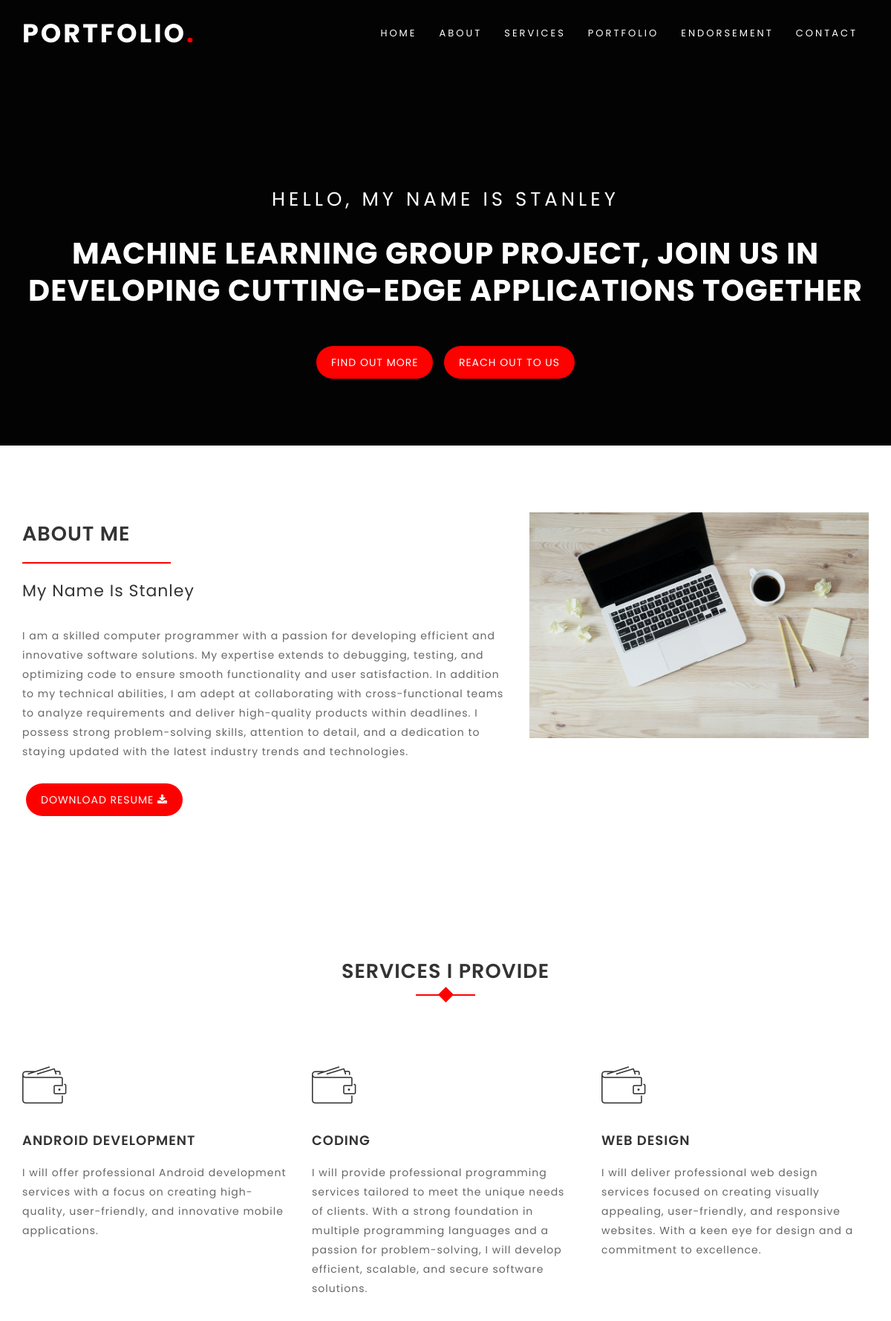
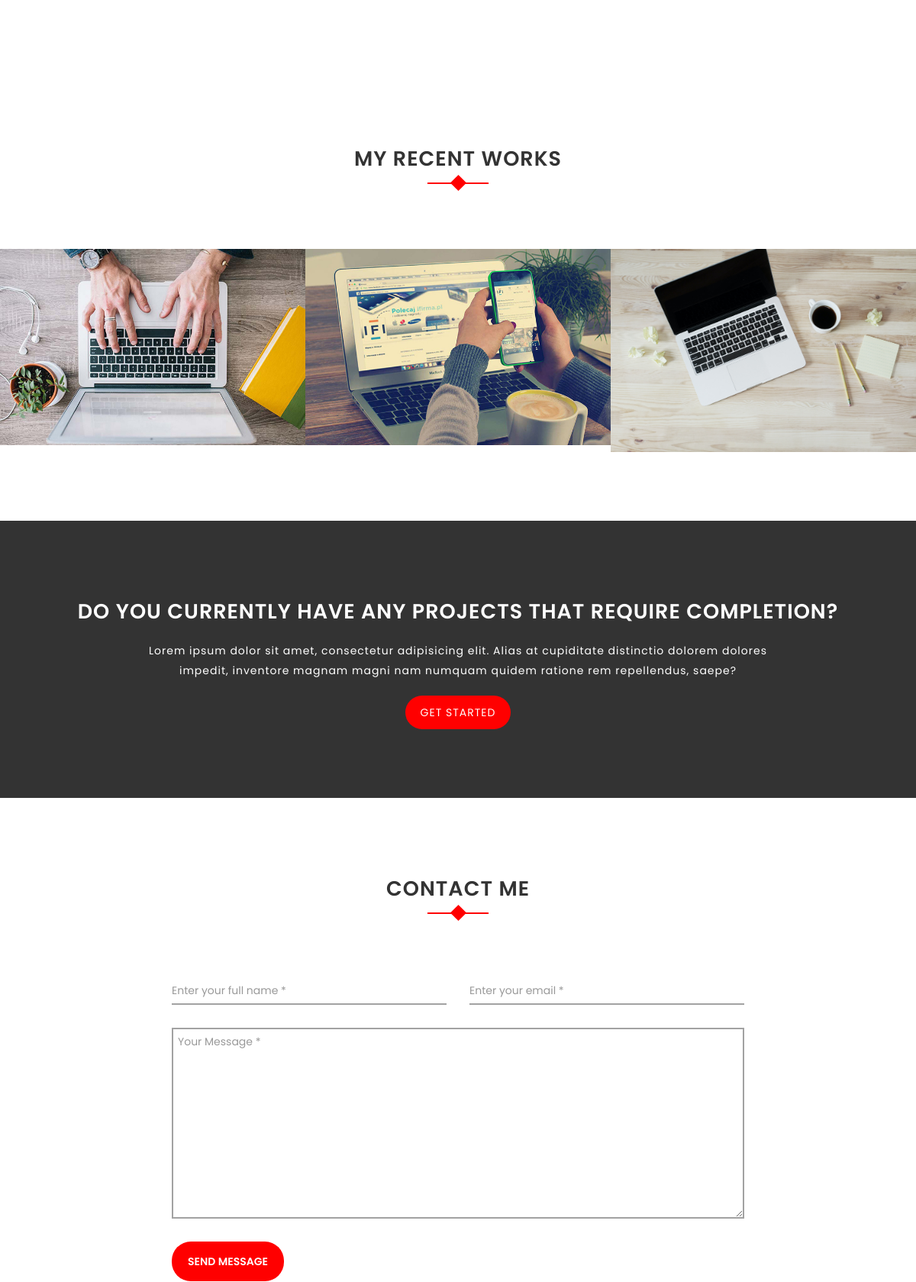
The page / (upper part) on the database its author committed (2 pictures, top to bottom).
### core/models.py (models this page shows, shortened)
class About(models.Model):
    short_description = models.TextField()
    description = models.TextField()
    image = models.ImageField(upload_to="about")
    class Meta:
        verbose_name = "About me"
        verbose_name_plural = "About me"

class Service(models.Model):
    name = models.CharField(max_length=100, verbose_name="Service name")
    description = models.TextField(verbose_name="About service")

class RecentWork(models.Model):
    title = models.CharField(max_length=100, verbose_name="Work title")
    image = models.ImageField(upload_to="works")

### core/views.py (the view)
# urls.py: path('', HomeTemplateView.as_view()),
class HomeTemplateView(TemplateView):
    template_name = 'home.html'
    def get_context_data(self, **kwargs):
        context = super().get_context_data(**kwargs)  # first, call super get context data
        context['about'] = About.objects.first()
        context['services'] = Service.objects.all()
        context['works'] = RecentWork.objects.all()
        return context

### templates/home.html (shortened to what this page needs)
{% extends 'base.html' %}
{% block content %}
    <div id="home" class="banner-area section-padding">
        <div class="bg-overlay black"></div>
        <div class="containter">
            <div class="row">
                <div class="col-md-12">
                    <div class="welcome-text">
                        <div class="name-area wow fadeInDown" data-wow-delay="0.2s">Hello, my name is Stanley</div>
                        <h1 class="wow fadeInDown" data-wow-delay="0.4s">MACHINE LEARNING GROUP PROJECT, Join us in developing cutting-edge applications together </h1>
                        <a href="#about" class="my-btn-1 wow fadeInDown" data-wow-delay="0.6s">Find out more</a>
                        <a href="#contact" class="my-btn-2 wow fadeInDown" data-wow-delay="0.8s">Reach out to us</a>
                    </div>
                </div>
            </div>
        </div>
    </div>
    <div id="about" class="about-area section-padding">
        <div class="container">
            <div class="row">
                <div class="col-md-7 col-sn-8 col-xs-12 wow fadeInLeft" data-wow-delay="0.2s">
                    <div class="about-left">
                        <h2 class="section-title">About Me</h2>
                        <div class="line"></div>
                        <h4>{{ about.short_description }}</h4>
                        <p>{{ about.description }}</p>
                        <a href="images/about/cv.jpg" download>Download Resume&nbsp;<i class="fa fa-download"></i></a>
                    </div>
                </div>
                <div class="col-md-5 visible-md visible-lg wow fadeInDown" data-wow-delay="0.6s">
                    <div class="profile">
                        <img src="{{ about.image.url }}" alt="Profile image" class="img-responsive">
                    </div>
                </div>
            </div>
        </div>
    </div>
    <div id="services" class="section-padding">
        <div class="container">
            <div class="row">
                <div class="col-md-12">
                    <div class="section-header text-center">
                        <h2> Services I provide</h2>
                    </div>
                </div>
            </div>
            <div class="row">
                {% for service in services %}
                    <div class="col-md-4 col-sm-4">
                        <div class="single-service wow fadeInDown" data-wow-delay="0.2s">
                            <i class="icon icon-wallet"></i>
                            <h2>{{ service.name }}</h2>
                            <p>{{ service.description }}</p>
                        </div>
                    </div>
                {% endfor %}
            </div>
        </div>
    </div>
    <div id="portfolio" class="portfolio-area section-padding">
        <div class="container-fluid">
            <div class="row">
                <div class="col-md-12">
                    <div class="section-header">
                        <h2>My Recent Works</h2>
                    </div>
                </div>
            </div>
            <div class="row">
                {% for work in works %}
                    <div class="col-md-4 col-sm-4 col-xs-12 no-padding">
                        <div class="gallery-items">
                            <a class="view img" href="{{ work.image.url }}">
                                <img src="{{ work.image.url }}" alt="work image">
                            </a>
                        </div>
                    </div>
                {% endfor %}
            </div>
        </div>
    </div>
    <div class="invitation-area section-padding">
        <div class="container">
            <div class="row">
                <div class="single-invite text-center">
                    <h2>Do you currently have any projects that require completion?</h2>
                    <p>Lorem ipsum dolor sit amet, consectetur adipisicing elit. Alias at cupiditate distinctio dolorem
                        dolores impedit, inventore magnam magni nam numquam quidem ratione rem repellendus, saepe?</p>
                    <a href="#contact" class="my-btn-3">Get started</a>
                </div>
            </div>
        </div>
    </div>
    <div id="contact" class="contact-area section-padding">
        <div class="container">
            <div class="row">
                <div class="col-md-12">
                    <div class="section-header text-center">
                        <h2>Contact Me</h2>
                    </div>
                </div>
            </div>
            <div class="row">
                <div class="col-xs-12 col-sm-12 col-md-8 col-md-offset-2 col-lg-8 col-lg-offset-2 box-contact-form">
                    <form id="contact-form" method="post" action="#">
                        <div class="controls">
                            <div class="row">
                                <div class="col-md-6">
                                    <div class="form-group wow fadeInDown" data-wow-delay="0.2s">
                                        <input id="form_name" type="text" name="name" class="form-control"
                                               placeholder="Enter your full name *" required="required"
                                               data-error="Fullname is required.">
                                    </div>
                                </div>
                                <div class="col-md-6">
                                    <div class="form-group wow fadeInDown" data-wow-delay="0.4s">
                                        <input id="form_email" type="email" name="email" class="form-control"
                                               placeholder="Enter your email *" required="required"
                                               data-error="Valid email is required.">
                                    </div>
                                </div>
                            </div>
                            <div class="row">
                                <div class="col-md-12">
                                    <div class="form-group wow fadeInUp" data-wow-delay="0.6s">
                                        <textarea id="form_message" name="message" class="form-control"
                                                  placeholder="Your Message *" rows="4" required="required"
                                                  data-error="Leave a message for me"></textarea>
                                    </div>
                                </div>
                                <div class="col-md-12">
                                    <button class="btn btn-send" value="">Send message</button>
                                </div>
                            </div>
                        </div>
                    </form>
                </div>
            </div>
        </div>
    </div>
{% endblock %}

### templates/base.html (shortened to what this page needs)
<!doctype html>
<html lang="en">
<head>
    {% include 'includes/stylesheets.html' %}
</head>
<body>
<nav class="navbar navbar-custom navbar-fixed-top">
    <div class="container">
        <div class="navbar-header">
            <a class="navbar-brand page-scroll" href="/"> PORTFOLIO<span>.</span> </a>
        </div>
        <div class="collapse navbar-collapse navbar-right navbar-main-collapse">
            <ul class="nav navbar-nav">
                <li class="active"><a class="smooth-menu" href="#home">Home</a></li>
                <li><a class="smooth-menu" href="#about">About</a></li>
                <li><a class="smooth-menu" href="#services">Services</a></li>
                <li><a class="smooth-menu" href="#portfolio">Portfolio</a></li>
                <li><a class="smooth-menu" href="#testimonial">Endorsement</a></li>
                <li><a class="smooth-menu" href="#contact">Contact</a></li>
            </ul>
        </div>
    </div>
</nav>
{% block content %}{% endblock %}
</body>
</html>

### templates/includes/stylesheets.html (shortened to what this page needs)
{% load static %}
<link rel="stylesheet" href="{% static 'css/bootstrap.min.css' %}">
<link rel="stylesheet" href="{% static 'css/font-awesome.min.css' %}">
<link rel="stylesheet" href="{% static 'css/animate.css' %}">
<link rel="stylesheet" href="{% static 'css/owl.carousel.css' %}">
<link rel="stylesheet" href="{% static 'css/owl.theme.default.css' %}">
<link rel="stylesheet" href="{% static 'css/magnific-popup.css' %}">
<link rel="stylesheet" href="{% static 'css/line-icons.min.css' %}">
<link rel="stylesheet" href="{% static 'css/style.css' %}">
<link rel="stylesheet" href="{% static 'css/responsive.css' %}">

### templates/includes/scripts.html (shortened to what this page needs)
{% load static %}

### rows shown on the page
About: short_description "My Name Is Stanley", description "I am a skilled computer programmer with a passion for developing efficient and innovative software solutions. My expertise extends to debugging, testing, and optimizing code to ensure smooth functionality and user satisfaction. In addition to my technical abilities, I am adept at collaborating with cross-functional teams to analyze requirements and deliver high-quality products within deadlines. I possess strong problem-solving skills, attention to detail, and a dedication to staying updated with the latest industry trends and technologies.", image (picture)
Service: name "ANDROID DEVELOPMENT", description "I will offer professional Android development services with a focus on creating high-quality, user-friendly, and innovative mobile applications."
Service: name "CODING", description "I will provide professional programming services tailored to meet the unique needs of clients. With a strong foundation in multiple programming languages and a passion for problem-solving, I will develop efficient, scalable, and secure software solutions."
Service: name "WEB DESIGN", description "I will deliver professional web design services focused on creating visually appealing, user-friendly, and responsive websites. With a keen eye for design and a commitment to excellence."
RecentWork: image (picture)
RecentWork: image (picture)
RecentWork: image (picture)
